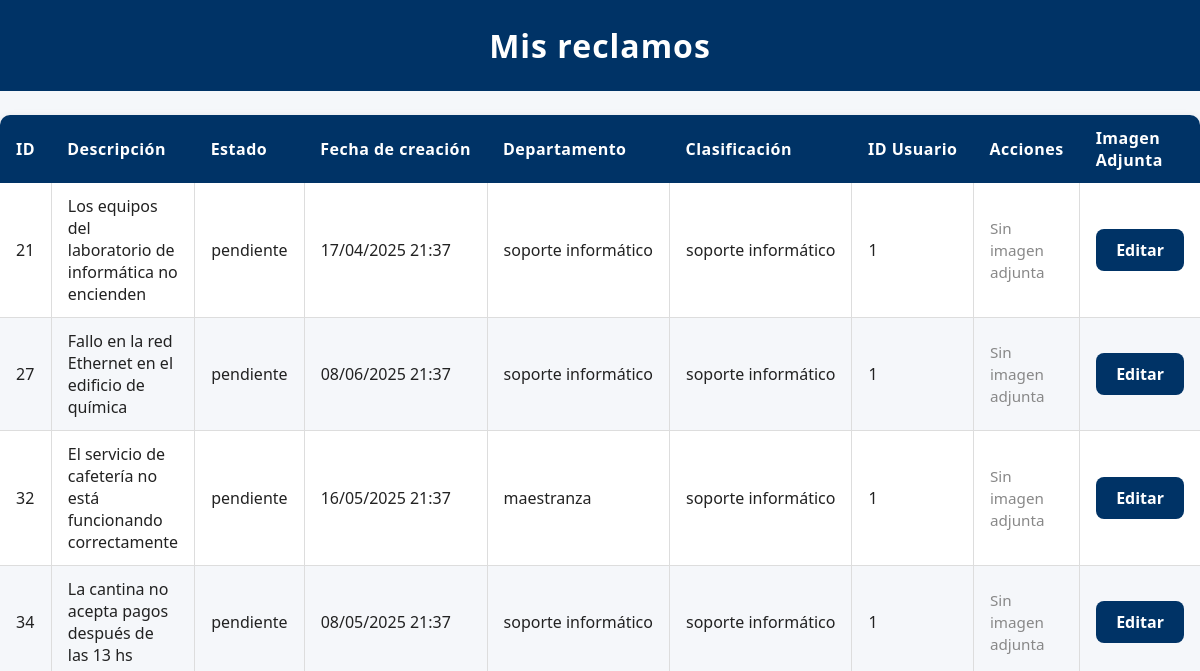
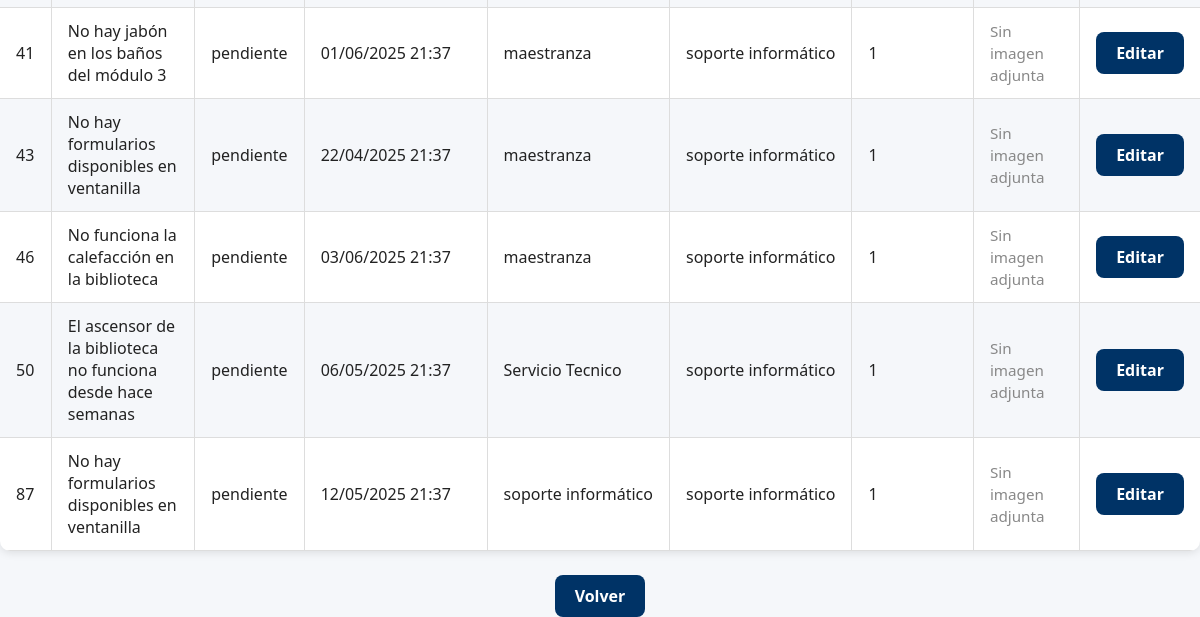
/mis_reclamos (signed in), run on an earlier commit of the app's database (2 pictures, top to bottom).
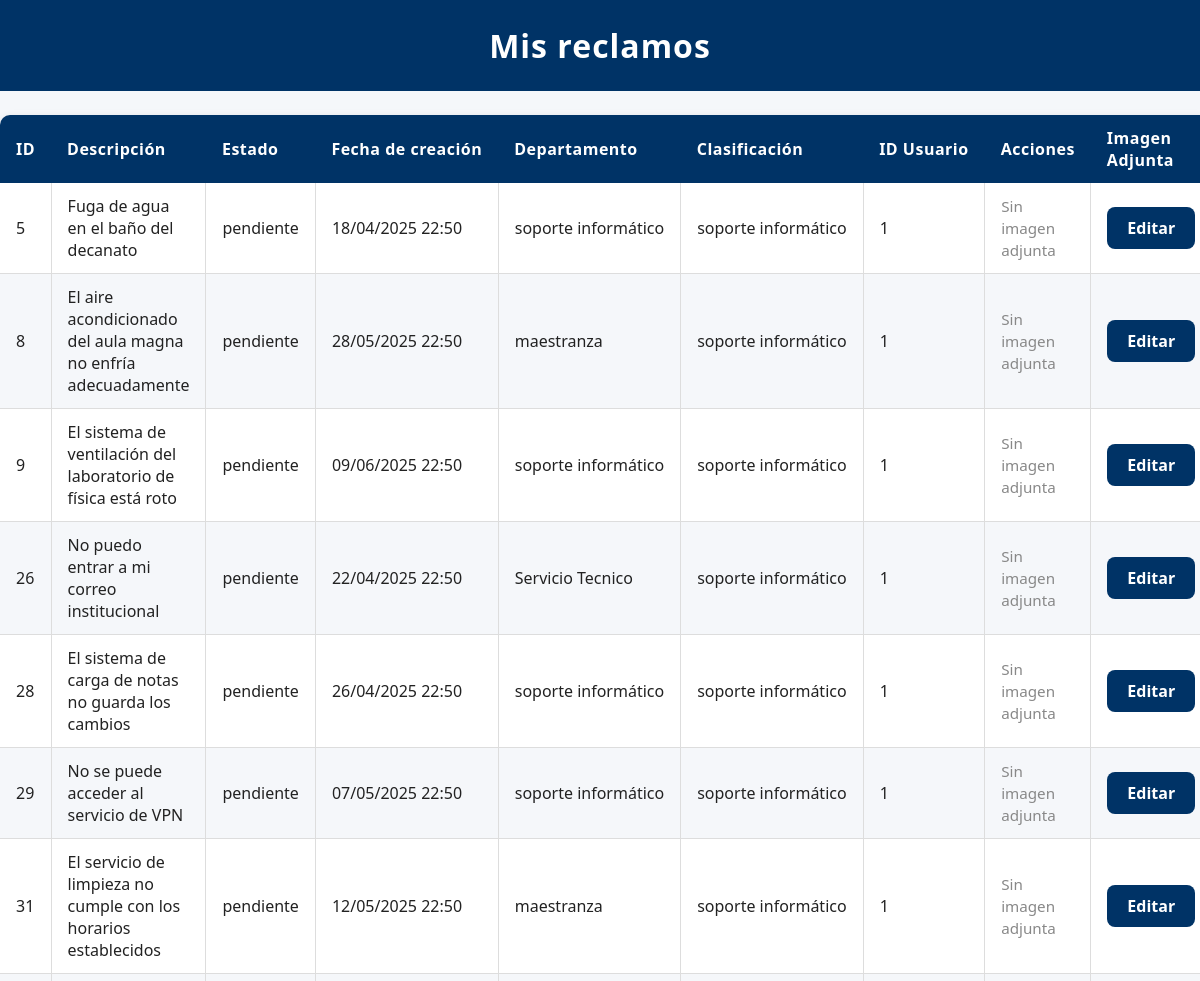
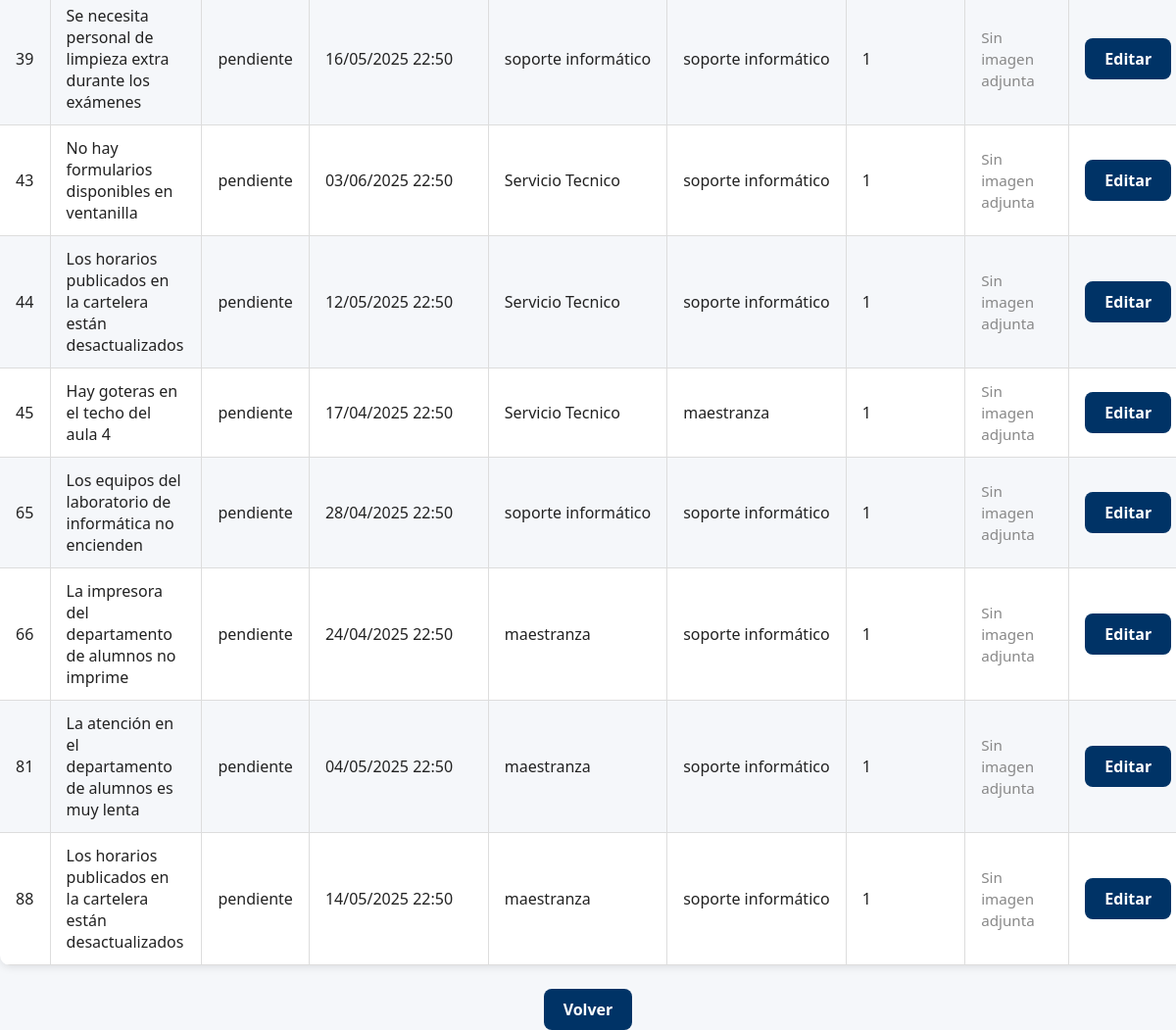
And on a later commit of the database (2 pictures, top to bottom).
### modules/modelos.py (models this page shows)
class Base(DeclarativeBase):
    pass

class ModeloReclamo(Base):
    __tablename__ = 'reclamos'
    id = Column(Integer, primary_key=True)
    estado = Column(String, default="pendiente")
    fecha_hora = Column(DateTime, default=datetime.utcnow)
    contenido = Column(String)
    usuario_id = Column(Integer, ForeignKey('usuarios.id'))
    departamento = Column(String)
    clasificacion = Column(String)
    cantidad_adherentes = Column(Integer, default=1) #Se contabiliza como adherente el usuario que crea el reclamo
    tiempo_estimado = Column(Integer,default=0) #Solo se cambia cuando el reclamo pasa de pendiente -->en proceso
    usuarios = relationship(
        "ModeloUsuario",
        secondary=usuarios_reclamos,
        back_populates="reclamos"
    )
    usuario = relationship("ModeloUsuario", foreign_keys=[usuario_id], backref="reclamos_creados")

### server.py (the view)
@app.route('/mis_reclamos')
@login_required
def mis_reclamos():
    reclamos = repo_reclamos.obtener_todos_los_registros(current_user.id)
    return render_template('mis_reclamos.html', usuario=current_user, reclamos=reclamos,os=os)

### modules/login.py (called while the page is built)
    @property
    def is_authenticated(self):
        return True

### modules/repositorio.py (called while the page is built)
    def obtener_registro_por_filtro(self, campo, valor, campo2=None, valor2=None):
        query = self.__session.query(ModeloUsuario).filter(getattr(ModeloUsuario, campo) == valor)
        if campo2 and valor2:
            query = query.filter(getattr(ModeloUsuario, campo2) == valor2)
        modelo = query.first()
        if modelo:
            return self.__map_modelo_a_entidad(modelo)
        return None

    def __map_modelo_a_entidad(self, modelo: ModeloUsuario):
        return Usuario(
            nombre=modelo.nombre,
            apellido=modelo.apellido,
            email=modelo.email,
            nombre_de_usuario=modelo.nombre_de_usuario,
            contraseña=modelo.contraseña,
            rol=modelo.rol,
            claustro=modelo.claustro,
            id=modelo.id
        )

    def obtener_todos_los_registros(self, usuario_id):
        return self.__session.query(ModeloReclamo).filter_by(usuario_id=usuario_id).all()

### modules/usuarios.py (called while the page is built)
    @property
    def nombre(self):
        return self.__nombre

    @property
    def apellido(self):
        return self.__apellido

    @property
    def rol(self):
        return self.__rol

### templates/mis_reclamos.html (shortened to what this page needs)
<!DOCTYPE html>
<html lang="es">
<head>
    <link rel="stylesheet" href="{{ url_for('static', filename='style.css') }}">
</head>
<body>
    <h1>Mis reclamos</h1>
    <table>
        <thead>
            <tr>
                <th class="col-id">ID</th>
                <th class="col-descripcion">Descripción</th>
                <th class="col-estado">Estado</th>
                <th class="col-fecha">Fecha de creación</th>
                <th class="col-departamento">Departamento</th>
                <th class="col-clasificacion">Clasificación</th>
                <th class="col-usuario">ID Usuario</th>
                <th class="col-acciones">Acciones</th>
                <th class = "col-imagen">Imagen Adjunta</th>
            </tr>
        </thead>
        <tbody>
            {% for reclamo in reclamos %}
                <tr>
                    <td class="col-id">{{ reclamo.id }}</td>
                    <td class="col-descripcion">{{ reclamo.contenido }}</td>
                    <td class="col-estado">{{ reclamo.estado }}</td>
                    <td class="col-fecha">{{ reclamo.fecha_hora.strftime('%d/%m/%Y %H:%M')}}</td>
                    <td class="col-departamento">{{ reclamo.departamento }}</td>
                    <td class="col-clasificacion">{{ reclamo.clasificacion }}</td>
                    <td class="col-usuario">{{ reclamo.usuario_id }}</td>
                    <td class = "col-imagen">
                    {% set imagen_path = 'static/Imagenes Reclamos/{}.png'.format(reclamo.id) %}
                    {% if os.path.exists(imagen_path) %}
                        <details>
                            <summary>Ver imagen adjunta</summary>
                            <img src = "{{ url_for('static',filename='Imagenes Reclamos/{}.png'.format(reclamo.id) )}}"
                                 alt="Imagen adjunta del reclamo {{ reclamo.id }}"
                                 style = "max-width: 100px; max-height:100px;"
                                 onerror="this.style.display='none';">
                        </details>
                    {% else %}
                        <span style="color: #888; font-size: 0.95em;">Sin imagen adjunta</span>
                    {% endif %}
                    </td>
                    <td class="col-acciones">
                        <a href="{{ url_for('editar_reclamo', reclamo_id=reclamo.id) }}" class="enlace-boton">Editar</a>
                    </td>
                </tr>
            {% endfor %}
        </tbody>
    </table>
    <div style="text-align:center; margin-top: 20px;">
        <a href="{{ url_for('inicio') }}" class="enlace-boton">Volver</a>
    </div>
</body>
</html>

What changed in the data, as far as the page shows it:
no longer on this page (row edited): ModeloReclamo: id "21", contenido "Los equipos del laboratorio de informática no encienden", estado "pendiente", fecha_hora "17/04/2025 21:37", departamento "soporte informático", clasificacion "soporte informático", usuario_id "1"
no longer on this page (row edited): ModeloReclamo: id "27", contenido "Fallo en la red Ethernet en el edificio de química", estado "pendiente", fecha_hora "08/06/2025 21:37", departamento "soporte informático", clasificacion "soporte informático", usuario_id "1"
no longer on this page (row edited): ModeloReclamo: id "32", contenido "El servicio de cafetería no está funcionando correctamente", estado "pendiente", fecha_hora "16/05/2025 21:37", departamento "maestranza", clasificacion "soporte informático", usuario_id "1"
no longer on this page (row edited): ModeloReclamo: id "34", contenido "La cantina no acepta pagos después de las 13 hs", estado "pendiente", fecha_hora "08/05/2025 21:37", departamento "soporte informático", clasificacion "soporte informático", usuario_id "1"
no longer on this page (row edited): ModeloReclamo: id "41", contenido "No hay jabón en los baños del módulo 3", estado "pendiente", fecha_hora "01/06/2025 21:37", departamento "maestranza", clasificacion "soporte informático", usuario_id "1"
no longer on this page (row edited): ModeloReclamo: id "46", contenido "No funciona la calefacción en la biblioteca", estado "pendiente", fecha_hora "03/06/2025 21:37", departamento "maestranza", clasificacion "soporte informático", usuario_id "1"
no longer on this page (row edited): ModeloReclamo: id "50", contenido "El ascensor de la biblioteca no funciona desde hace semanas", estado "pendiente", fecha_hora "06/05/2025 21:37", departamento "Servicio Tecnico", clasificacion "soporte informático", usuario_id "1"
no longer on this page (row edited): ModeloReclamo: id "87", contenido "No hay formularios disponibles en ventanilla", estado "pendiente", fecha_hora "12/05/2025 21:37", departamento "soporte informático", clasificacion "soporte informático", usuario_id "1"
now on this page (row edited): ModeloReclamo: id "5", contenido "Fuga de agua en el baño del decanato", estado "pendiente", fecha_hora "18/04/2025 22:50", departamento "soporte informático", clasificacion "soporte informático", usuario_id "1"
now on this page (row edited): ModeloReclamo: id "8", contenido "El aire acondicionado del aula magna no enfría adecuadamente", estado "pendiente", fecha_hora "28/05/2025 22:50", departamento "maestranza", clasificacion "soporte informático", usuario_id "1"
now on this page (row edited): ModeloReclamo: id "9", contenido "El sistema de ventilación del laboratorio de física está roto", estado "pendiente", fecha_hora "09/06/2025 22:50", departamento "soporte informático", clasificacion "soporte informático", usuario_id "1"
now on this page (row edited): ModeloReclamo: id "26", contenido "No puedo entrar a mi correo institucional", estado "pendiente", fecha_hora "22/04/2025 22:50", departamento "Servicio Tecnico", clasificacion "soporte informático", usuario_id "1"
now on this page (row edited): ModeloReclamo: id "28", contenido "El sistema de carga de notas no guarda los cambios", estado "pendiente", fecha_hora "26/04/2025 22:50", departamento "soporte informático", clasificacion "soporte informático", usuario_id "1"
now on this page (row edited): ModeloReclamo: id "29", contenido "No se puede acceder al servicio de VPN", estado "pendiente", fecha_hora "07/05/2025 22:50", departamento "soporte informático", clasificacion "soporte informático", usuario_id "1"
now on this page (row edited): ModeloReclamo: id "31", contenido "El servicio de limpieza no cumple con los horarios establecidos", estado "pendiente", fecha_hora "12/05/2025 22:50", departamento "maestranza", clasificacion "soporte informático", usuario_id "1"
now on this page (row edited): ModeloReclamo: id "39", contenido "Se necesita personal de limpieza extra durante los exámenes", estado "pendiente", fecha_hora "16/05/2025 22:50", departamento "soporte informático", clasificacion "soporte informático", usuario_id "1"
changed ModeloReclamo "No hay formularios disponibles en ventanilla": fecha_hora "22/04/2025 21:37" → "03/06/2025 22:50"; departamento "maestranza" → "Servicio Tecnico"
now on this page (row edited): ModeloReclamo: id "44", contenido "Los horarios publicados en la cartelera están desactualizados", estado "pendiente", fecha_hora "12/05/2025 22:50", departamento "Servicio Tecnico", clasificacion "soporte informático", usuario_id "1"
now on this page (row edited): ModeloReclamo: id "45", contenido "Hay goteras en el techo del aula 4", estado "pendiente", fecha_hora "17/04/2025 22:50", departamento "Servicio Tecnico", clasificacion "maestranza", usuario_id "1"
now on this page (row edited): ModeloReclamo: id "65", contenido "Los equipos del laboratorio de informática no encienden", estado "pendiente", fecha_hora "28/04/2025 22:50", departamento "soporte informático", clasificacion "soporte informático", usuario_id "1"
now on this page (row edited): ModeloReclamo: id "66", contenido "La impresora del departamento de alumnos no imprime", estado "pendiente", fecha_hora "24/04/2025 22:50", departamento "maestranza", clasificacion "soporte informático", usuario_id "1"
now on this page (row edited): ModeloReclamo: id "81", contenido "La atención en el departamento de alumnos es muy lenta", estado "pendiente", fecha_hora "04/05/2025 22:50", departamento "maestranza", clasificacion "soporte informático", usuario_id "1"
now on this page (row edited): ModeloReclamo: id "88", contenido "Los horarios publicados en la cartelera están desactualizados", estado "pendiente", fecha_hora "14/05/2025 22:50", departamento "maestranza", clasificacion "soporte informático", usuario_id "1"
